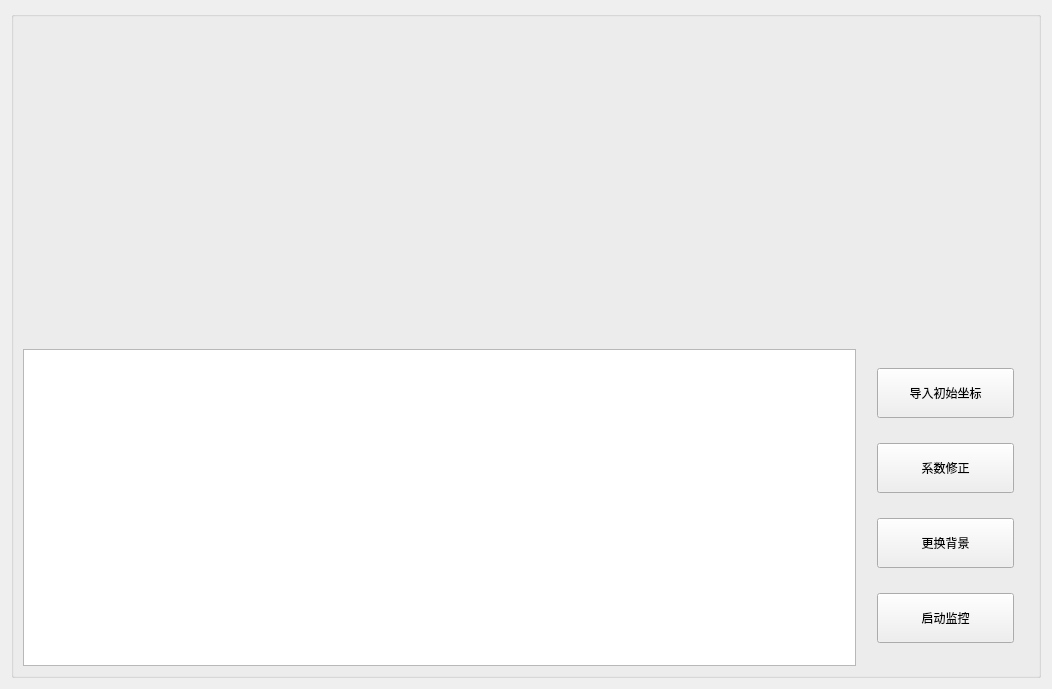
<?xml version="1.0" encoding="UTF-8"?>
<ui version="4.0">
 <class>disp2dwindow</class>
 <widget class="QWidget" name="disp2dwindow">
  <property name="geometry">
   <rect>
    <x>0</x>
    <y>0</y>
    <width>1052</width>
    <height>689</height>
   </rect>
  </property>
  <property name="windowTitle">
   <string>Form</string>
  </property>
  <layout class="QGridLayout" name="gridLayout">
   <item row="0" column="0">
    <widget class="QGroupBox" name="TwoD_groupBox_Picture">
     <property name="title">
      <string/>
     </property>
     <layout class="QVBoxLayout" name="verticalLayout_3" stretch="10,10">
      <item>
       <widget class="QLabel" name="lable_Picture">
        <property name="sizePolicy">
         <sizepolicy hsizetype="Ignored" vsizetype="Ignored">
          <horstretch>0</horstretch>
          <verstretch>0</verstretch>
         </sizepolicy>
        </property>
        <property name="text">
         <string/>
        </property>
        <property name="textFormat">
         <enum>Qt::AutoText</enum>
        </property>
        <property name="pixmap">
         <pixmap resource="../resource.qrc">:/resource_disp2d/Resource/resource_disp2d/image6.jpg</pixmap>
        </property>
        <property name="scaledContents">
         <bool>true</bool>
        </property>
        <property name="alignment">
         <set>Qt::AlignLeading|Qt::AlignLeft|Qt::AlignVCenter</set>
        </property>
       </widget>
      </item>
      <item>
       <layout class="QHBoxLayout" name="horizontalLayout_2" stretch="50,10">
        <item>
         <widget class="QTableView" name="table_Disp2DPara">
          <property name="styleSheet">
           <string notr="true"/>
          </property>
         </widget>
        </item>
        <item>
         <layout class="QVBoxLayout" name="verticalLayout_4">
          <property name="leftMargin">
           <number>15</number>
          </property>
          <property name="rightMargin">
           <number>15</number>
          </property>
          <item>
           <widget class="QPushButton" name="pbtn_ChangeOriginalCoordinates">
            <property name="sizePolicy">
             <sizepolicy hsizetype="Minimum" vsizetype="Preferred">
              <horstretch>0</horstretch>
              <verstretch>0</verstretch>
             </sizepolicy>
            </property>
            <property name="minimumSize">
             <size>
              <width>0</width>
              <height>30</height>
             </size>
            </property>
            <property name="maximumSize">
             <size>
              <width>16777215</width>
              <height>50</height>
             </size>
            </property>
            <property name="text">
             <string>导入初始坐标</string>
            </property>
           </widget>
          </item>
          <item>
           <widget class="QPushButton" name="pbtn_ParaRevise">
            <property name="sizePolicy">
             <sizepolicy hsizetype="Minimum" vsizetype="Preferred">
              <horstretch>0</horstretch>
              <verstretch>0</verstretch>
             </sizepolicy>
            </property>
            <property name="minimumSize">
             <size>
              <width>0</width>
              <height>30</height>
             </size>
            </property>
            <property name="maximumSize">
             <size>
              <width>16777215</width>
              <height>50</height>
             </size>
            </property>
            <property name="text">
             <string>系数修正</string>
            </property>
           </widget>
          </item>
          <item>
           <widget class="QPushButton" name="pbtn_ChangeBackGround">
            <property name="sizePolicy">
             <sizepolicy hsizetype="Minimum" vsizetype="Preferred">
              <horstretch>0</horstretch>
              <verstretch>0</verstretch>
             </sizepolicy>
            </property>
            <property name="minimumSize">
             <size>
              <width>0</width>
              <height>30</height>
             </size>
            </property>
            <property name="maximumSize">
             <size>
              <width>16777215</width>
              <height>50</height>
             </size>
            </property>
            <property name="text">
             <string>更换背景</string>
            </property>
           </widget>
          </item>
          <item>
           <widget class="QPushButton" name="pbtn_Observe">
            <property name="sizePolicy">
             <sizepolicy hsizetype="Minimum" vsizetype="Preferred">
              <horstretch>0</horstretch>
              <verstretch>0</verstretch>
             </sizepolicy>
            </property>
            <property name="minimumSize">
             <size>
              <width>0</width>
              <height>30</height>
             </size>
            </property>
            <property name="maximumSize">
             <size>
              <width>16777215</width>
              <height>50</height>
             </size>
            </property>
            <property name="text">
             <string>启动监控</string>
            </property>
           </widget>
          </item>
         </layout>
        </item>
       </layout>
      </item>
     </layout>
    </widget>
   </item>
  </layout>
 </widget>
 <resources>
  <include location="../resource.qrc"/>
 </resources>
 <connections/>
</ui>
